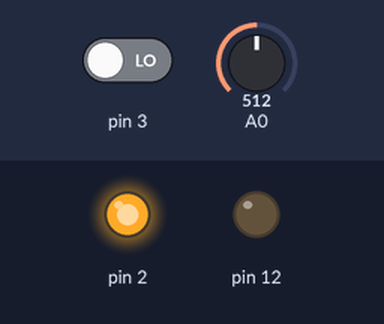
The sketch below on a simulated Arduino Uno, built with avr-gcc and run on an emulated ATmega328P. On the bench: output pins drawn as LEDs (lit = HIGH). The inputs (shaded band) are chosen by the test bench; at power-on: pin 3 LOW, A0 = 512. What the sketch prints to the serial monitor is not drawn.

Above: at 1.0 s.
At 3.0 s:
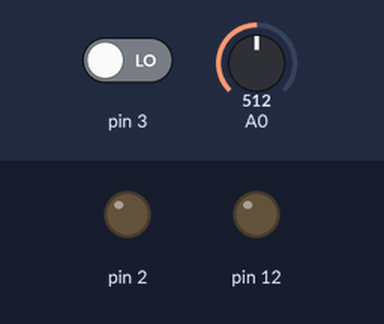
Timing chart, 0 to 5.2 s (numbered marks = the images above):
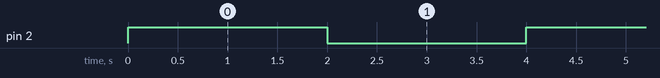

The sketch:

code.ino
```cpp
void setup()
{
  Serial.begin(9600);
  pinMode(2,OUTPUT);
  pinMode(3,INPUT);
  pinMode(12,OUTPUT);
}

void loop()
{
  //ultrasonic sensor
  digitalWrite(2,LOW);
  digitalWrite(2,HIGH);
  delay(2000);
  digitalWrite(2,LOW);
  float dur=pulseIn(3,HIGH);
  float dis=(dur*0.0343)/2;
  Serial.print("Distance is: ");
  Serial.println(dis);

    //LED ON
  if(dis>=100)
  {
    digitalWrite(8,HIGH);
    digitalWrite(9,HIGH);
  }

  //Buzzer For ultrasonic Sensor
  if(dis>=100)
  {
  for(int i=0; i<=30000; i=i+10)
  {
  tone(12,i);
  delay(1000);
  noTone(12);
  delay(1000);
  }
  }

 //Temperate Sensor
  double a= analogRead(A0);
  double t=(((a/1024)*5)-0.5)*100;
  Serial.print("Temp Value: ");
  Serial.println(2);
  delay(1000);


  //LED ON
  if(2>=100)
  {
    digitalWrite(8,HIGH);
    digitalWrite(9,HIGH);
  }

  //Buzzer for Temperature Sensor
  if(2>=100)
  {
  for(int i=0; i<=30000; i=i+10)
  {
  tone(12,i);
  delay(1000);
  noTone(12);
  delay(1000);
  }
  }

   //LED OFF
  if(2<100)
  {
    digitalWrite(8,LOW);
    digitalWrite(9,LOW);
  }
}
```

Measured:
- by itself, pin 2: alternates HIGH for 2.0 s and LOW for 2.0 s
